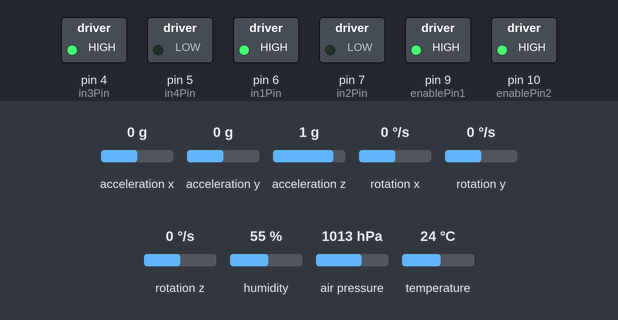
Bench run of a sketch on a simulated Arduino Uno, built with avr-gcc and run on an emulated ATmega328P. Parts: switched loads named in the sketch (green lamp = pin HIGH). The test bench sets the inputs (shaded band); at power-on: acceleration x 0 g, acceleration y 0 g, acceleration z 1 g, rotation x 0 °/s, rotation y 0 °/s, rotation z 0 °/s, humidity 55 %, air pressure 1013 hPa, temperature 24 °C. What the sketch prints to the serial monitor is not drawn.

Above: at 0.1 s.
Timing chart, 0 to 1.6 s (numbered marks = the images above):
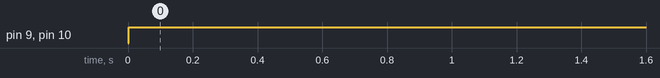

The sketch:

environment_imu.ino
```cpp
#include <Arduino.h>
#include <math.h>
// 期末报告 3.4；Z 轴阈值保持，补充初始化/读数检查与输出单位。
#include <Wire.h>
#include <Adafruit_Sensor.h>
#include <Adafruit_BME280.h>
#include <Adafruit_MPU6050.h>

int enablePin1 = 9;
int enablePin2 = 10;
int in1Pin = 6;
int in2Pin = 7;
int in3Pin = 4;
int in4Pin = 5;

Adafruit_BME280 bme;
Adafruit_MPU6050 mpu;

const int fullSpeed = 255;
const float LIFT_TRIGGER = -8.0f;
const float DROP_STOP = -15.0f;

//
unsigned long printTimer = 0;
const unsigned long printInterval = 1200;
//
bool isRunning = false;
bool sensorsReady = false;

void setMotor(int left, int right, bool revL, bool revR) {

    analogWrite(enablePin1, left);
    digitalWrite(in1Pin, !revL);
    digitalWrite(in2Pin, revL);
    analogWrite(enablePin2, right);
    digitalWrite(in3Pin, !revR);
    digitalWrite(in4Pin, revR);
}
void carForward() { setMotor(fullSpeed, fullSpeed, false, false); }
void carStop() { setMotor(0, 0, false, false); }

void setup() {
    pinMode(in1Pin, OUTPUT);
    pinMode(in2Pin, OUTPUT);
    pinMode(in3Pin, OUTPUT);
    pinMode(in4Pin, OUTPUT);
    pinMode(enablePin1, OUTPUT);
    pinMode(enablePin2, OUTPUT);
    carStop();

    Serial.begin(9600);

    Wire.begin();
    bool bmeReady = bme.begin(0x76);
    bool mpuReady = mpu.begin(0x68);
    sensorsReady = bmeReady && mpuReady;
    if (!sensorsReady) { Serial.println(F("Sensor init failed; motors stopped")); return; }
    mpu.setAccelerometerRange(MPU6050_RANGE_2_G);
    mpu.setGyroRange(MPU6050_RANGE_250_DEG);
}

void loop() {
    if (!sensorsReady) { carStop(); return; }
    unsigned long now = millis();
    sensors_event_t accel, gyro, mpuTemp;
    if (!mpu.getEvent(&accel, &gyro, &mpuTemp) || !isfinite(accel.acceleration.z)) {
        isRunning = false;
        carStop();
        return;
    }
    float zRaw = accel.acceleration.z;
    float Z = zRaw + 1.6;

    //
    if(zRaw > LIFT_TRIGGER)
    {
         isRunning = true;

    }
    if(zRaw < DROP_STOP)
    {
         isRunning = false;
    }

    //
    if(isRunning)
         carForward();
    else
         carStop();

    // 1.2s
    if (now - printTimer >= printInterval)
    {
         printTimer = now;
         // BME280
         float temp = bme.readTemperature();
         float hum = bme.readHumidity();
         float press = bme.readPressure() / 100.0f;
         Serial.print(F("temperature_C="));
         Serial.print(temp, 1);
         Serial.print(F(" humidity_pct="));
         Serial.print(hum, 1);
         Serial.print(F(" pressure_hPa="));
         Serial.print(press, 1);
         Serial.println();

         // MPU
         Serial.print(F("accel_m_s2(X/Y/Z_display): "));
         Serial.print(accel.acceleration.x, 2); Serial.print(" / ");
         Serial.print(accel.acceleration.y, 2); Serial.print(" / ");
         Serial.println(Z, 2);

         Serial.print(F("gyro_rad_s(X/Y/Z): "));
         Serial.print(gyro.gyro.x, 2); Serial.print(" / ");
         Serial.print(gyro.gyro.y, 2); Serial.print(" / ");
         Serial.println(gyro.gyro.z, 2);

         Serial.println("------------------------------");
    }
}
```

Measured:
- by itself, pin 9 (enablePin1), pin 10 (enablePin2): LOW → HIGH at 0.00 s
